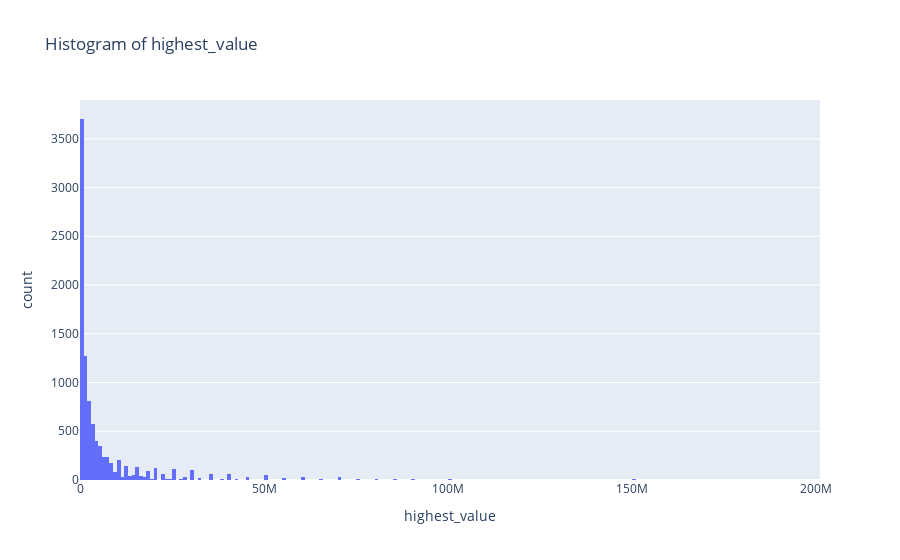

The notebook cell this image was saved under:
### Code cell
fig = px.histogram(player, x='highest_value', title='Histogram of highest_value')
fig.update_layout(xaxis_title='highest_value')
fig.show()

### Figure 1 — Plotly figure (JSON) as saved in the notebook; plotly's stock layout.template omitted (floating-point values rounded to 4 significant figures; data arrays with more than 128 entries replaced by an {"elided": "..."} marker saying what was removed)
{"data": [{"alignmentgroup": "True", "bingroup": "x", "hovertemplate": "highest_value=%{x}<br>count=%{y}<extra></extra>", "legendgroup": "", "marker": {"color": "#636efa", "pattern": {"shape": ""}}, "name": "", "offsetgroup": "", "orientation": "v", "showlegend": false, "type": "histogram", "x": {"elided": "9525 int values"}, "xaxis": "x", "yaxis": "y"}], "layout": {"barmode": "relative", "legend": {"tracegroupgap": 0}, "title": {"text": "Histogram of highest_value"}, "xaxis": {"anchor": "y", "domain": [0, 1], "title": {"text": "highest_value"}}, "yaxis": {"anchor": "x", "domain": [0, 1], "title": {"text": "count"}}}}
